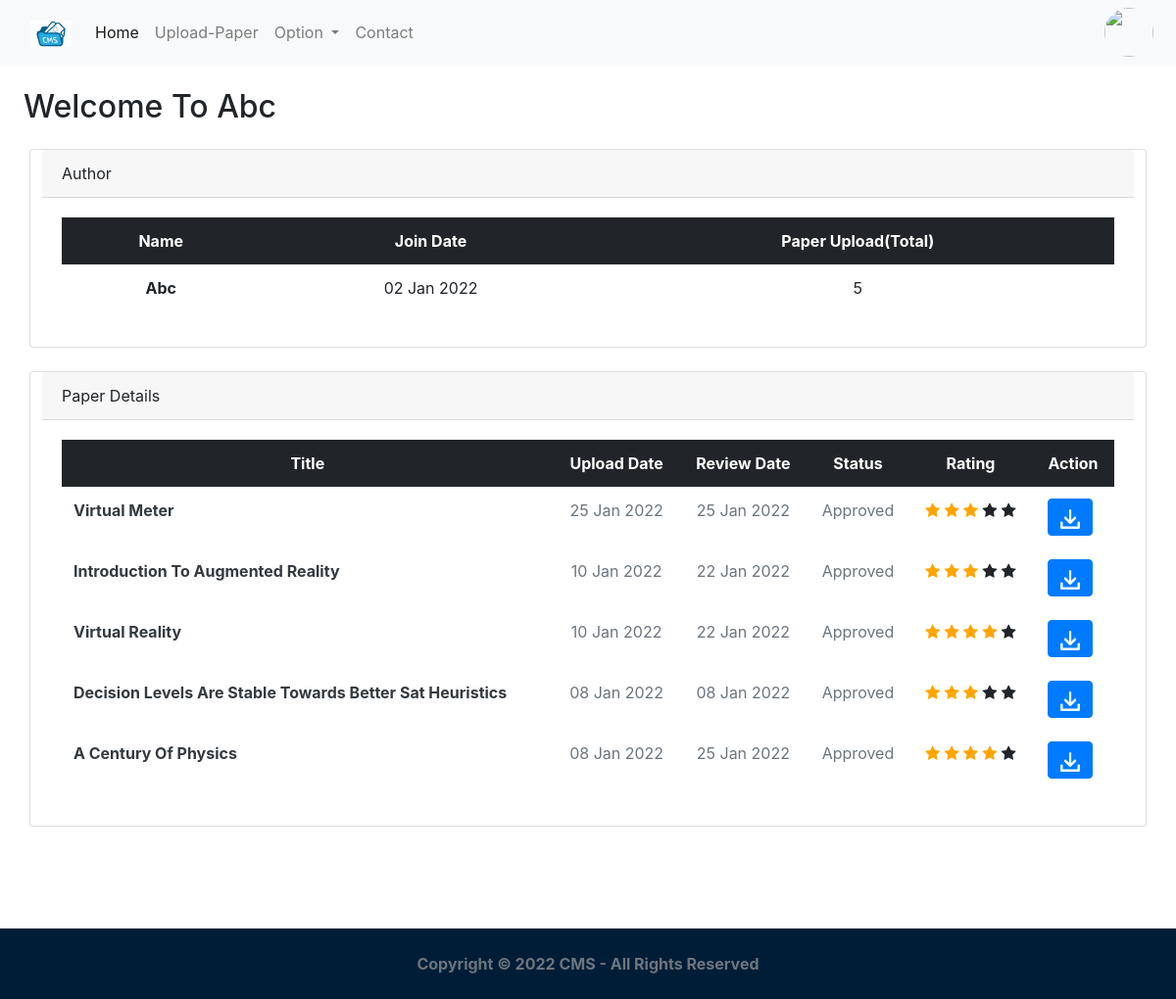
/feed/dashboard (signed in), run on an earlier commit of the app's database.
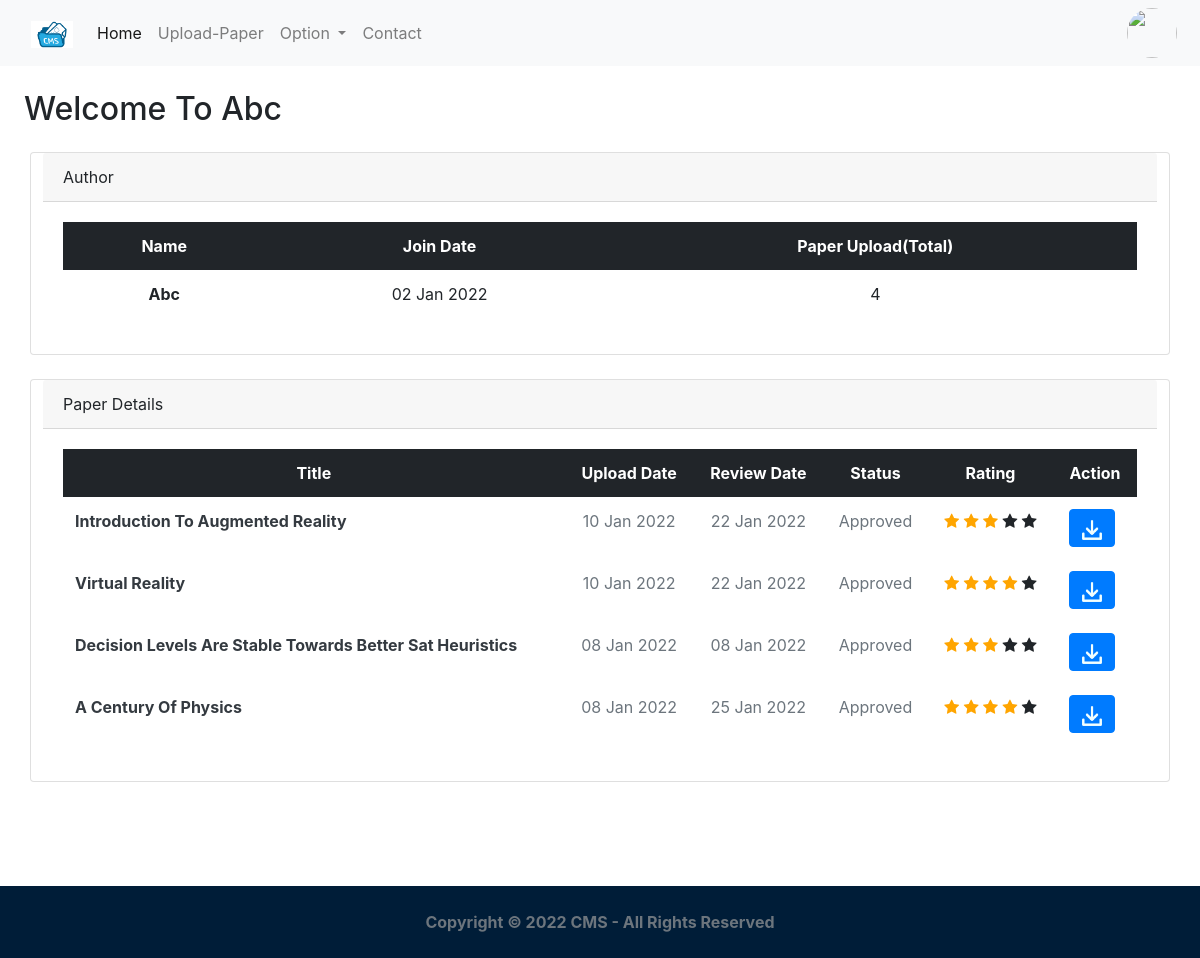
And on a later commit of the database.
### core/models.py (models this page shows, shortened)
class Paper(models.Model):
	title = models.CharField(max_length=100)
	description = models.CharField(max_length=200)
	status = models.CharField(max_length=30,default='Submitted')
	file = models.FileField(upload_to='author_files/',validators=(validate_is_pdf,)) # taking files from author
	user = models.ForeignKey(User, on_delete=models.CASCADE)
	remarks = models.CharField(max_length=255,default='No-Remark')
	rating = models.IntegerField(default=0)
	created_on = models.DateTimeField(auto_now_add=True)
	review_date = models.DateTimeField(null=True)
	review_by = models.IntegerField(null=True)
	is_review_submit = models.BooleanField(default=False)
	class Meta:
		ordering = ['-created_on']

### core/views.py (the view)
# urls.py: path('feed/dashboard',login_required(Userhomepage.as_view()),name='home_view'),
class Userhomepage(View):
	template_name='core/feed.html'
	template_name1='core/reviewer.html'
	def get(self,request):
		if Reviewer.objects.filter(user=request.user).exists():
			obj=PaperAssign.objects.filter(review=request.user.reviewer.id)
			pp=obj.exists()
			if pp:
				obj=PaperAssign.objects.filter(review=request.user.reviewer.id)
				result=PaperAssign.objects.filter(Q(review=request.user.reviewer.id) & Q(is_review=False)).values_list('is_review',flat=True).aggregate(total=Count('is_review'))
				obj1=request.user.reviewer.assigned_paper.select_related('assign_paper').annotate(paper=F('assign_paper')).values_list('paper',flat=True)
				context={'mylist': zip(obj, obj1),'result':result}
				return render(request,self.template_name1,context)
			messages.error(request,"No Any Paper Assigned !",extra_tags="error")
			return render(request,self.template_name1)
		else:
			p=Paper.objects.filter(user=request.user).exists()
			if p:
				obj=Paper.objects.filter(user=request.user).all()
				obj1=Paper.objects.filter(user=request.user).aggregate(total_paper=Count('user'))
				context={'obj':obj,'obj1':obj1}
				return render(request,self.template_name,context)
			messages.error(request,"No Any Document Uploaded !",extra_tags="error")
			return render(request,self.template_name)

### core/templates/core/feed.html (shortened to what this page needs)
{% extends 'core/base.html' %}
{% load static %}
{% block content %}
<h2 class="m-4">Welcome To {{request.user.full_name|title}}</h2>
<div class="container">
    <div class="row my-4">
        <div class="card">
          <div class="card-header">
            Author
          </div>
          <div class="card-body">
            <table class="table  table-borderless">
              <thead class="table-dark">
                <tr class="text-center">
                  <th scope="col">Name</th>
                  <th scope="col">Join Date</th>
                  <th scope="col">Paper Upload(Total)</th>
                </tr>
              </thead>
              <tbody>
                <tr class="text-center">
                  <th scope="row">{{request.user.full_name|title}}</th>
                  <td>{{request.user.created_on|date:"d M Y"}}</td>
                  <td>{{obj1.total_paper}}</td>
                </tr>
                </tbody>
            </table>
          </div>
        </div>
    </div>
    <div class="row my-4">
        <div class="card ">
          <div class="card-header d-flex">
            <span>Paper Details</span>
          </div>
          <div class="card-body ">
            <table class="table table-responsive-sm table-borderless">
              <thead class="table-dark">
                <tr class="text-center" >
                  <th scope="col">Title</th>
                  <th scope="col">Upload Date</th>
                  <th scope="col">Review Date</th>
                  <th scope="col">Status</th>
                  <th scope="col">Rating</th>
                  <th scope="col">Action</th>
                </tr>
              </thead>
              <tbody>
                {% for obj in obj %}
                <tr>
                  <td class="text-dark"><strong>{{obj.title|title}}</strong></td>
                  <td class="text-center text-muted">{{obj.created_on | date:"d M Y"}}</td>
                  <td class="text-center text-muted">{{obj.review_date | date:"d M Y"}}</td>
                  <td class="text-center text-muted">{{obj.status}}</td>
                  <td class="text-center" id="rating1">
                      <div><span class="fa fa-star {% if obj.rating >= 1 %} checked {% endif %}"></span>
                      <span class="fa fa-star {% if obj.rating >= 2 %} checked {% endif %}"></span>
                      <span class="fa fa-star {% if obj.rating >= 3 %} checked {% endif %}"></span>
                      <span class="fa fa-star {% if obj.rating >= 4 %} checked {% endif %}"></span>
                      <span class="fa fa-star {% if obj.rating >= 5 %} checked {% endif %}"></span>
                    </div>
                  </td>
                  <td>
                    <a href="{{obj.file.url}}" class="btn btn-primary mx-1">
                     <img src="{% static 'image/download1.png' %} " width="20px" height="20px;" >
                    </a>
                  </td>
                </tr>
                {% endfor %}
                </tbody>
            </table>
          </div>
        </div>
    </div>
</div>
<div style="height:10vh;">
    </div>
{% endblock %}

What changed in the data, as far as the page shows it:
removed Paper: title "Virtual Meter", created_on "25 Jan 2022", review_date "25 Jan 2022", status "Approved", rating 3 (drawn)
Also different on the page:
{{ obj1.total_paper }}: "5" → "4"
